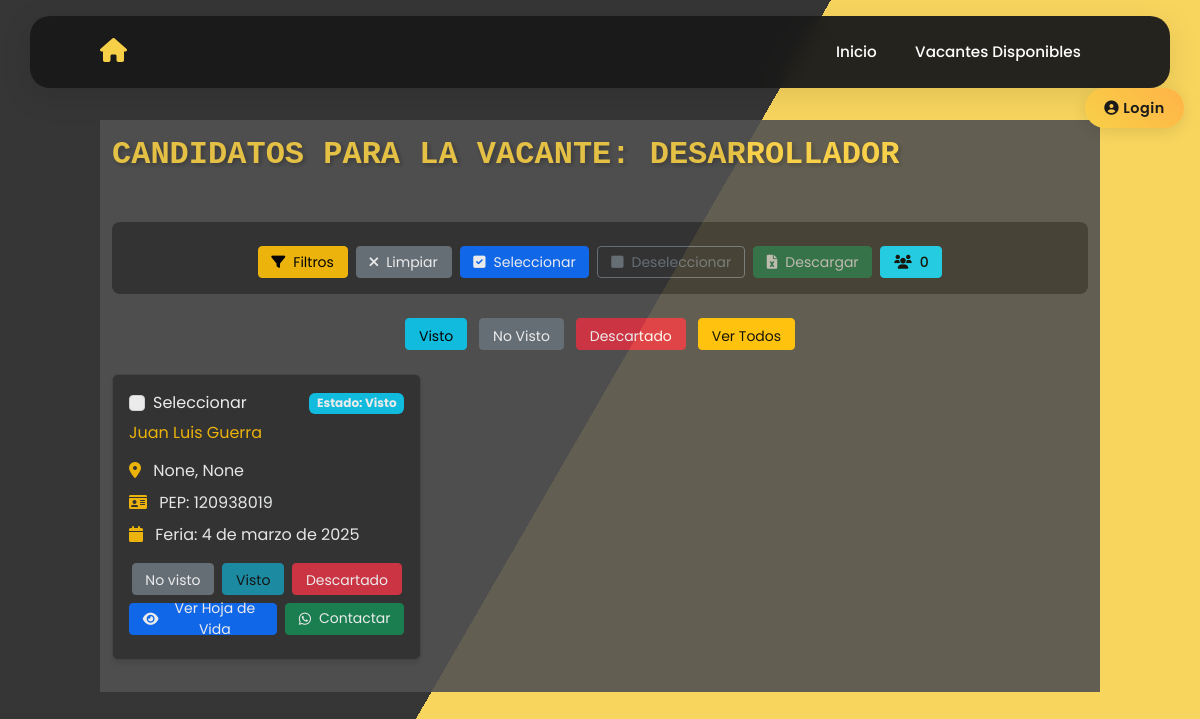
Page /vacantes/5/candidatos/ on the earlier database version.
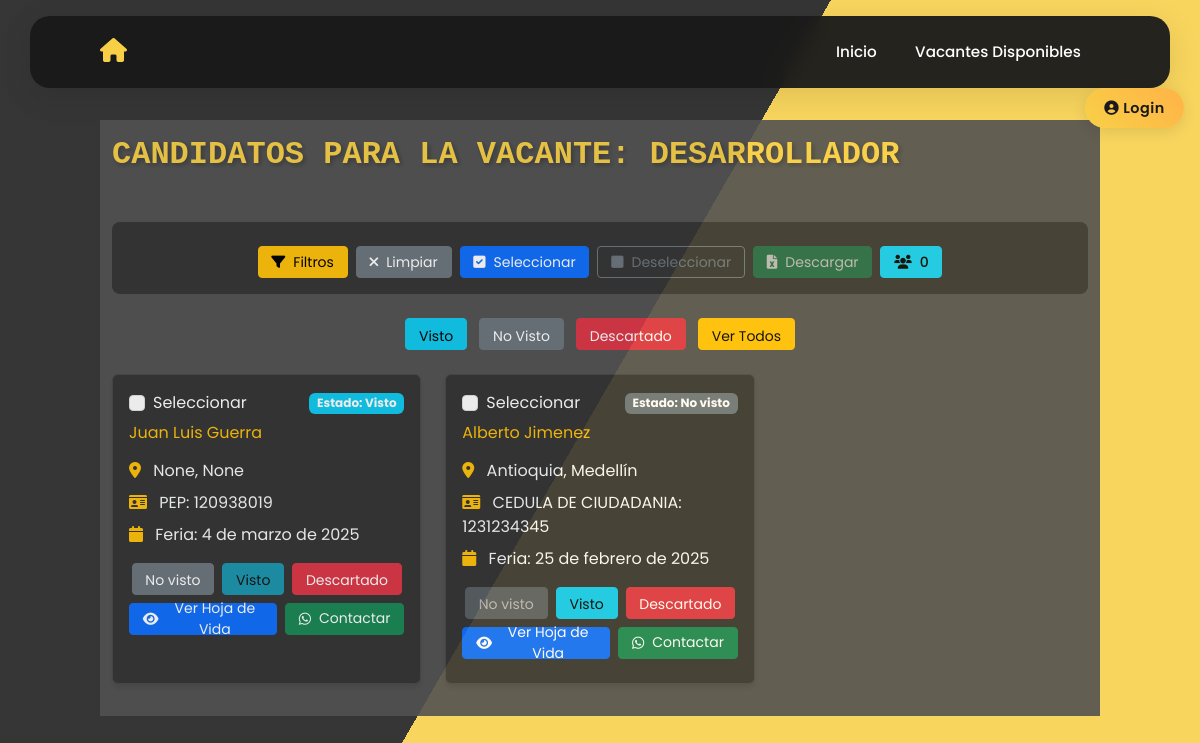
Same page on the later database version.
### vacantes/models.py (models this page shows, shortened)
class RegistroCandidato(models.Model):
    SEX_CHOICES = [
        ('Mujer', 'Mujer'),
        ('Hombre', 'Hombre'),
        ('Intersexual', 'Intersexual'),
    ]
    DOCUMENT_TYPE_CHOICES = [
        ('CEDULA DE CIUDADANIA', 'CEDULA DE CIUDADANIA'),
        ('PERMISO ESPECIAL DE PERMANENCIA', 'PERMISO ESPECIAL DE PERMANENCIA'),
        ('TARJETA DE IDENTIDAD', 'TARJETA DE IDENTIDAD'),
        ('DOCUMENTO NACIONAL DE IDENTIFICACION', 'DOCUMENTO NACIONAL DE IDENTIFICACION'),
        ('PASAPORTE', 'PASAPORTE'),
        ('CEDULA DE EXTRANJERIA', 'CEDULA DE EXTRANJERIA'),
    ]
    EDUCATION_LEVEL_CHOICES = [
        ('BASICA PRIMARIA', 'BASICA PRIMARIA'),
        ('BASICA SECUNDARIA', 'BASICA SECUNDARIA'),
        ('BACHILLER ACADEMICO', 'BACHILLER ACADEMICO'),
        ('ESTUDIANTE BACHILLER ACADEMICO', 'ESTUDIANTE BACHILLER ACADEMICO'),
        ('TECNICO LABORAL/PROFESIONAL', 'TECNICO LABORAL/PROFESIONAL'),
        ('ESTUDIANTE TECNICO LABORAL/PROFESIONAL', 'ESTUDIANTE TECNICO LABORAL/PROFESIONAL'),
        ('TECNOLOGO', 'TECNOLOGO'),
        ('ESTUDIANTE TECNOLOGO', 'ESTUDIANTE TECNOLOGO'),
        ('PROFESIONAL', 'PROFESIONAL'),
        ('ESTUDIANTE PROFESIONAL', 'ESTUDIANTE PROFESIONAL'),
        ('POSGRADO', 'POSGRADO'),
    ]
    SCHEDULE_CHOICES = [
        ('TIEMPO COMPLETO', 'TIEMPO COMPLETO'),
        ('MEDIO TIEMPO', 'MEDIO TIEMPO'),
        ('FINES DE SEMANA', 'FINES DE SEMANA'),
    ]
    DISABILITY_CHOICES = [
        ('SI', 'Sí'),
        ('NO', 'No'),
    ]
    SISE_CHOICES = [
        ('SI', 'Sí'),
        ('NO', 'No'),
    ]
    RECRUITER_CHOICES = [
        ('No conoce el nombre', 'No conoce el nombre'),
        ('Angel Andres Moyano Molano', 'Angel Andres Moyano Molano'),
        ('Diego Alejandro Parra Pinto', 'Diego Alejandro Parra Pinto'),
        ('Erika Julieth Cristancho Pérez', 'Erika Julieth Cristancho Pérez'),
    ]
    feria = models.CharField(max_length=100, blank=True, null=True)
    fecha_feria = models.DateField(default=date(2025, 1, 1), blank=True, null=True)
    sexo = models.CharField(max_length=16, choices=SEX_CHOICES)
    tipo_documento = models.CharField(max_length=50, choices=DOCUMENT_TYPE_CHOICES)
    numero_documento = models.CharField(max_length=20, unique=True)
    nombres = models.CharField(max_length=100)
    apellidos = models.CharField(max_length=100)
    numero_celular = models.CharField(max_length=15)
    correo_electronico = models.EmailField()
    fecha_nacimiento = models.DateField()
    formacion_academica = models.CharField(max_length=40, choices=EDUCATION_LEVEL_CHOICES)
    programa_academico = models.CharField(max_length=100)
    experiencia_laboral = models.TextField(blank=True, null=True)
    interes_ocupacional = models.TextField(blank=True, null=True)
    departamento = models.ForeignKey(Departamento, on_delete=models.SET_NULL, null=True, blank=True)
    ciudad = models.ForeignKey(Ciudad, on_delete=models.SET_NULL, null=True, blank=True)
    candidato_discapacidad = models.CharField(max_length=2, choices=DISABILITY_CHOICES)
    tipo_discapacidad = models.CharField(max_length=100, blank=True, null=True)
    horario_interesado = models.CharField(max_length=20, choices=SCHEDULE_CHOICES)
    aspiracion_salarial = models.IntegerField(
        validators=[validar_aspiracion_salarial],
        help_text="Ingrese un valor numérico mayor a 1,000,000."
    )
    registrado_en_sise = models.CharField(max_length=2, choices=SISE_CHOICES)
    tecnico_seleccion = models.CharField(max_length=40, choices=RECRUITER_CHOICES, blank=True, null=True)
    vacantes_disponibles = models.ManyToManyField("Vacante", related_name="candidatos", blank=True)
    class Meta:
        verbose_name = "Registro de Candidato"
        verbose_name_plural = "Registros de Candidatos"

class EstadoAplicacion(models.Model):
    ESTADO_CHOICES = [
        ('No visto', 'No visto'),
        ('Visto', 'Visto'),
        ('Descartado', 'Descartado'),
    ]
    candidato = models.ForeignKey('RegistroCandidato', on_delete=models.CASCADE, related_name='aplicaciones')
    vacante = models.ForeignKey('Vacante', on_delete=models.CASCADE, related_name='aplicaciones')
    estado = models.CharField(max_length=20, choices=ESTADO_CHOICES, default='No visto')
    fecha_actualizacion = models.DateTimeField(auto_now=True)
    class Meta:
        unique_together = ('candidato', 'vacante')

class Departamento(models.Model):
    nombre = models.CharField(max_length=100, unique=True)
    class Meta:
        ordering = ["nombre"]  # Ordenar siempre por nombre alfabéticamente
    def __str__(self):
        return self.nombre

class Ciudad(models.Model):
    nombre = models.CharField(max_length=100)
    departamento = models.ForeignKey(Departamento, on_delete=models.CASCADE, related_name="ciudades")
    class Meta:
        ordering = ["nombre"]  # Ordenar siempre por nombre alfabéticamente
    def __str__(self):
        return self.nombre

### vacantes/views.py (the view, shortened to what this page needs)
# urls.py: path('vacantes/<int:id>/candidatos/', views.lista_candidatos, name='lista_candidatos'),
def lista_candidatos(request, id):
    vacante = get_object_or_404(Vacante, id=id)
    candidatos = vacante.candidatos.all()
    filtros = {}
    for key, value in request.GET.items():
        if value:  # Solo si el valor no está vacío
            filtros[key] = value
    print(f"Filtros recibidos: {filtros}")  # debug
    todos_los_comentarios = {}
    for candidato in candidatos:
        todos_los_comentarios[candidato.id] = candidato.comentarios.all()
    for candidato in candidatos:
        estado_aplicacion, _ = EstadoAplicacion.objects.get_or_create(
            candidato=candidato,
            vacante=vacante,
            defaults={'estado': 'No visto'}
        )
        candidato.estado_aplicacion = estado_aplicacion.estado
    departamento_choices = Departamento.objects.all().values_list('id', 'nombre')
    ciudad_choices = []
    if filtros.get('departamento'):
        ciudad_choices = Ciudad.objects.filter(departamento_id=filtros['departamento']).values_list('id', 'nombre')
    filtros_para_la_plantilla = {
        key: value for key, value in filtros.items() if key not in ['departamento', 'ciudad']
    }
    filtros_para_la_plantilla['departamento'] = int(filtros['departamento']) if filtros.get('departamento') else ''
    filtros_para_la_plantilla['ciudad'] = int(filtros['ciudad']) if filtros.get('ciudad') else ''
    if filtros_para_la_plantilla.get('ciudad'):
        filtros_para_la_plantilla['ciudad_nombre'] = Ciudad.objects.get(id=filtros_para_la_plantilla['ciudad']).nombre
    else:
        filtros_para_la_plantilla['ciudad_nombre'] = ''
    contexto = {
        'vacante': vacante,
        'candidatos': candidatos,
        'departamento_choices': departamento_choices,
        'ciudad_choices': ciudad_choices,
        'filtros': filtros_para_la_plantilla,
        'todos_los_comentarios': todos_los_comentarios,  # Pasar todos los comentarios al template
        'form_comentario': ComentarioCandidatoForm() # Se crea una instancia del formulario
    }
    return render(request, 'vacantes/lista_candidatos.html', contexto)

### vacantes/forms.py
class ComentarioCandidatoForm(forms.ModelForm):
    class Meta:
        model = ComentarioCandidato
        fields = ['comentario']
        widgets = {
            'comentario': forms.Textarea(attrs={'class': 'form-control', 'rows': 3, 'placeholder': 'Escribe un nuevo comentario...'}),
        }

### vacantes/templates/vacantes/lista_candidatos.html (shortened to what the changed rows need)
{% extends 'base.html' %}
{% load static %}
{% block contenido %}
<div class="container-fluid" style="opacity: 90%; background-color: #525252; color: #f1f1f1;">
    <div class="row">
        <div class="col py-3">
            <h1 style="color: #f8d047;">Candidatos para la Vacante: {{ vacante.cargo }}</h1>
            <br>
            <div class="row" id="candidatosList">
                {% for candidato in candidatos %}
                <div class="col-md-6 col-lg-4 mb-3 candidato-card"
                     data-nombre="{{ candidato.nombres }} {{ candidato.apellidos }}"
                     data-departamento="{{ candidato.departamento }}"
                     data-ciudad="{{ candidato.ciudad }}"
                     data-documento="{{ candidato.numero_documento }}">
                    <div class="card h-100" style="background-color: #333333; color: #ffffff;">
                        <div class="card-body">
                            <div class="d-flex justify-content-between align-items-center mb-2">
                                <div class="form-check m-0">
                                    <input class="form-check-input candidate-checkbox"
                                        type="checkbox"
                                        value="{{ candidato.id }}"
                                        id="check_{{ candidato.id }}">
                                    <label class="form-check-label" for="check_{{ candidato.id }}">
                                        Seleccionar
                                    </label>
                                </div>
                                <span class="badge
                                    {% if candidato.estado_aplicacion == 'No visto' %}bg-secondary
                                    {% elif candidato.estado_aplicacion == 'Visto' %}bg-info
                                    {% elif candidato.estado_aplicacion == 'Descartado' %}bg-danger
                                    {% endif %}">
                                    Estado: {{ candidato.estado_aplicacion }}
                                </span>
                            </div>
                            <h5 class="card-title text-warning mb-3">
                                {{ candidato.nombres }} {{ candidato.apellidos }}
                            </h5>
                            <div class="card-text">
                                <div class="mb-2 text-light">
                                    <i class="fas fa-map-marker-alt text-warning"></i>
                                    <span class="ms-2">{{ candidato.departamento }}, {{ candidato.ciudad }}</span>
                                </div>
                                <div class="mb-2 text-light">
                                    <i class="fas fa-id-card text-warning"></i>
                                    <span class="ms-2">{{ candidato.tipo_documento }}: {{ candidato.numero_documento }}</span>
                                </div>
                                <div class="mb-3 text-light">
                                    <i class="fas fa-calendar text-warning"></i>
                                    <span class="ms-2">Feria: {{ candidato.fecha_feria }}</span>
                                </div>
                            </div>
                            <div class="d-flex gap-2 justify-content-center mb-2">
                                <form action="{% url 'cambiar_estado_aplicacion' vacante.id candidato.id 'No visto' %}" method="POST">
                                    <button type="submit" class="btn btn-secondary btn-sm"
                                        {% if candidato.estado_aplicacion == 'No visto' %}disabled{% endif %}>
                                        No visto
                                    </button>
                                </form>
                                <form action="{% url 'cambiar_estado_aplicacion' vacante.id candidato.id 'Visto' %}" method="POST">
                                    <button type="submit" class="btn btn-info btn-sm"
                                        {% if candidato.estado_aplicacion == 'Visto' %}disabled{% endif %}>
                                        Visto
                                    </button>
                                </form>
                                <form action="{% url 'cambiar_estado_aplicacion' vacante.id candidato.id 'Descartado' %}" method="POST">
                                    <button type="submit" class="btn btn-danger btn-sm"
                                        {% if candidato.estado_aplicacion == 'Descartado' %}disabled{% endif %}>
                                        Descartado
                                    </button>
                                </form>
                            </div>
                            <div class="d-flex gap-2 mb-2">
                                <button class="btn btn-primary btn-sm flex-grow-1 view-details d-flex align-items-center justify-content-center gap-2"
                                    data-candidato-id="{{ candidato.id }}"
                                    data-estado-actual="{{ candidato.estado_aplicacion }}"
                                    onclick="verHojaDeVida({{ vacante.id }}, {{ candidato.id }}, this)">
                                    <i class="fas fa-eye"></i> Ver Hoja de Vida
                                </button>
                                <a class="btn btn-success btn-sm flex-grow-1 d-flex align-items-center justify-content-center gap-2"
                                    href="https://wa.me/?text=Cordial%20Saludo%20{{ candidato.nombres }}%20{{ candidato.apellidos }},%0ATe%20escribimos%20de%20la%20Agencia%20de%20Empleo%20Colsubsidio%20ya%20que%20aplicaste%20al%20cargo%20de%20{{ vacante.cargo }}%20en%20una%20de%20nuestras%20ferias%20de%20empleo."
                                    target="_blank">
                                    <i class="fab fa-whatsapp"></i> Contactar
                                </a>
                            </div>
                            </div>
                    </div>
                </div>
                {% empty %}
                <div class="col">
                    <div class="alert alert-warning">No hay candidatos para esta vacante.</div>
                </div>
                {% endfor %}
            </div>
        </div>
    </div>
</div>
{% endblock %}

Differences in the rows shown:
added RegistroCandidato: estado_aplicacion "No visto", nombres "Alberto", apellidos "Jimenez", departamento "Antioquia", ciudad "Medellín", tipo_documento "CEDULA DE CIUDADANIA", numero_documento "1231234345", fecha_feria "25 de febrero de 2025"
